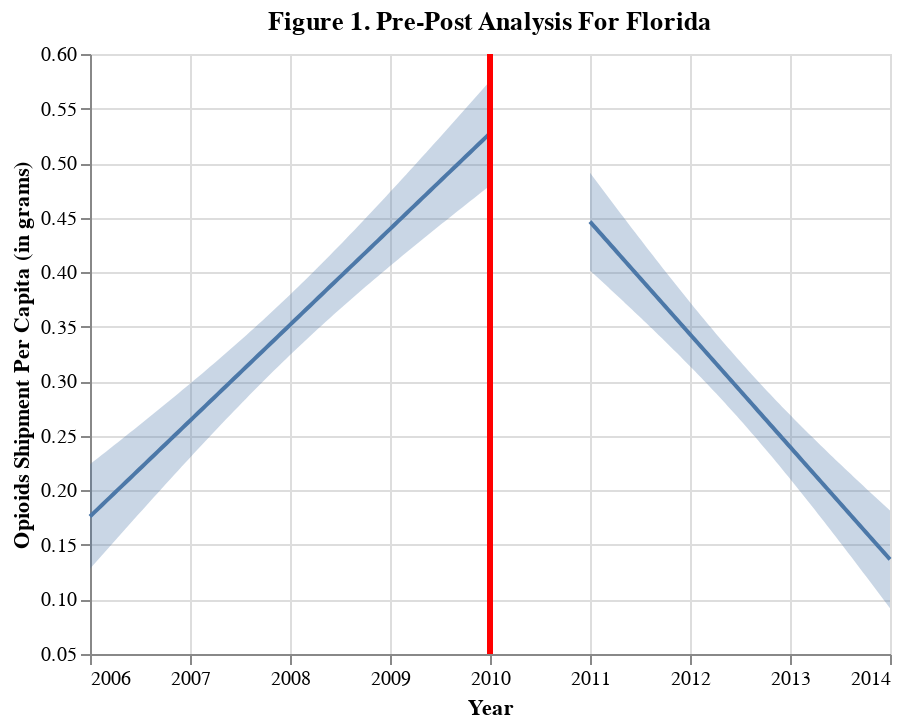

Source (notebook cell):
### Markdown cell above
> pre-post opioids

### Code cell
xvar= "TRANSACTION_YEAR"
yvar="opioid_shipment_population_ratio"
analysis = "Figure 1. Pre-Post Analysis For Florida"
target = "Opioids Shipment Per Capita (in grams)"
fit, chart = pre_post(FL, yvar, xvar, 2010, analysis, target, alpha=0.05)
chart

### Figure 1 — Vega-Lite specification as saved in the notebook (floating-point values rounded to 4 significant figures)
{"config": {"view": {"continuousWidth": 400, "continuousHeight": 300}}, "layer": [{"data": {"name": "data-b6e3d4f98074426e2f1301be8c220c41"}, "mark": "errorband", "encoding": {"x": {"field": "TRANSACTION_YEAR", "type": "quantitative"}, "y": {"axis": {"title": "Opioids Shipment Per Capita (in grams)"}, "field": "ci_low", "type": "quantitative"}, "y2": {"field": "ci_high"}}}, {"data": {"name": "data-08b1e0558818b25b6bd321ff78211321"}, "mark": "errorband", "encoding": {"x": {"field": "TRANSACTION_YEAR", "type": "quantitative"}, "y": {"axis": {"title": "Opioids Shipment Per Capita (in grams)"}, "field": "ci_low", "type": "quantitative"}, "y2": {"field": "ci_high"}}}, {"data": {"name": "data-b6e3d4f98074426e2f1301be8c220c41"}, "mark": "line", "encoding": {"x": {"axis": {"format": "O", "title": "Year"}, "field": "TRANSACTION_YEAR", "type": "quantitative"}, "y": {"field": "opioid_shipment_population_ratio", "scale": {"zero": false}, "type": "quantitative"}}}, {"data": {"name": "data-08b1e0558818b25b6bd321ff78211321"}, "mark": "line", "encoding": {"x": {"axis": {"format": "O", "title": "Year"}, "field": "TRANSACTION_YEAR", "type": "quantitative"}, "y": {"field": "opioid_shipment_population_ratio", "scale": {"zero": false}, "type": "quantitative"}}}, {"data": {"name": "data-c6a99109c809d7b1b46dbbb9b2adf5d2"}, "mark": {"type": "rule", "color": "red", "strokeWidth": 3}, "encoding": {"x": {"field": "x", "type": "quantitative"}}}], "title": "Figure 1. Pre-Post Analysis For Florida", "$schema": "https://vega.github.io/schema/vega-lite/v4.17.0.json", "datasets": {"data-b6e3d4f98074426e2f1301be8c220c41": [{"TRANSACTION_YEAR": 2006.0, "opioid_shipment_population_ratio": 0.176, "ci_low": 0.1281, "ci_high": 0.224}, {"TRANSACTION_YEAR": 2006.0, "opioid_shipment_population_ratio": 0.1795, "ci_low": 0.1323, "ci_high": 0.2268}, {"TRANSACTION_YEAR": 2006.0, "opioid_shipment_population_ratio": 0.1831, "ci_low": 0.1364, "ci_high": 0.2297}, {"TRANSACTION_YEAR": 2006.0, "opioid_shipment_population_ratio": 0.1866, "ci_low": 0.1405, "ci_high": 0.2326}, {"TRANSACTION_YEAR": 2006.0, "opioid_shipment_population_ratio": 0.1901, "ci_low": 0.1447, "ci_high": 0.2355}, {"TRANSACTION_YEAR": 2006.0, "opioid_shipment_population_ratio": 0.1936, "ci_low": 0.1488, "ci_high": 0.2384}, {"TRANSACTION_YEAR": 2006.0, "opioid_shipment_population_ratio": 0.1971, "ci_low": 0.1529, "ci_high": 0.2413}, {"TRANSACTION_YEAR": 2006.0, "opioid_shipment_population_ratio": 0.2006, "ci_low": 0.1571, "ci_high": 0.2442}, {"TRANSACTION_YEAR": 2006.0, "opioid_shipment_population_ratio": 0.2041, "ci_low": 0.1612, "ci_high": 0.2471}, {"TRANSACTION_YEAR": 2006.0, "opioid_shipment_population_ratio": 0.2077, "ci_low": 0.1653, "ci_high": 0.25}, {"TRANSACTION_YEAR": 2006.0, "opioid_shipment_population_ratio": 0.2112, "ci_low": 0.1694, "ci_high": 0.253}, {"TRANSACTION_YEAR": 2006.0, "opioid_shipment_population_ratio": 0.2147, "ci_low": 0.1735, "ci_high": 0.2559}, {"TRANSACTION_YEAR": 2006.0, "opioid_shipment_population_ratio": 0.2182, "ci_low": 0.1776, "ci_high": 0.2588}, {"TRANSACTION_YEAR": 2007.0, "opioid_shipment_population_ratio": 0.2217, "ci_low": 0.1816, "ci_high": 0.2618}, {"TRANSACTION_YEAR": 2007.0, "opioid_shipment_population_ratio": 0.2252, "ci_low": 0.1857, "ci_high": 0.2647}, {"TRANSACTION_YEAR": 2007.0, "opioid_shipment_population_ratio": 0.2287, "ci_low": 0.1898, "ci_high": 0.2677}, {"TRANSACTION_YEAR": 2007.0, "opioid_shipment_population_ratio": 0.2322, "ci_low": 0.1938, "ci_high": 0.2706}, {"TRANSACTION_YEAR": 2007.0, "opioid_shipment_population_ratio": 0.2358, "ci_low": 0.1979, "ci_high": 0.2736}, {"TRANSACTION_YEAR": 2007.0, "opioid_shipment_population_ratio": 0.2393, "ci_low": 0.2019, "ci_high": 0.2766}, {"TRANSACTION_YEAR": 2007.0, "opioid_shipment_population_ratio": 0.2428, "ci_low": 0.206, "ci_high": 0.2796}, {"TRANSACTION_YEAR": 2007.0, "opioid_shipment_population_ratio": 0.2463, "ci_low": 0.21, "ci_high": 0.2826}, {"TRANSACTION_YEAR": 2007.0, "opioid_shipment_population_ratio": 0.2498, "ci_low": 0.214, "ci_high": 0.2856}, {"TRANSACTION_YEAR": 2007.0, "opioid_shipment_population_ratio": 0.2533, "ci_low": 0.218, "ci_high": 0.2886}, {"TRANSACTION_YEAR": 2007.0, "opioid_shipment_population_ratio": 0.2568, "ci_low": 0.222, "ci_high": 0.2917}, {"TRANSACTION_YEAR": 2007.0, "opioid_shipment_population_ratio": 0.2603, "ci_low": 0.226, "ci_high": 0.2947}, {"TRANSACTION_YEAR": 2007.0, "opioid_shipment_population_ratio": 0.2639, "ci_low": 0.23, "ci_high": 0.2978}, {"TRANSACTION_YEAR": 2007.0, "opioid_shipment_population_ratio": 0.2674, "ci_low": 0.2339, "ci_high": 0.3008}, {"TRANSACTION_YEAR": 2007.0, "opioid_shipment_population_ratio": 0.2709, "ci_low": 0.2379, "ci_high": 0.3039}, {"TRANSACTION_YEAR": 2007.0, "opioid_shipment_population_ratio": 0.2744, "ci_low": 0.2418, "ci_high": 0.307}, {"TRANSACTION_YEAR": 2007.0, "opioid_shipment_population_ratio": 0.2779, "ci_low": 0.2457, "ci_high": 0.3101}, {"TRANSACTION_YEAR": 2007.0, "opioid_shipment_population_ratio": 0.2814, "ci_low": 0.2496, "ci_high": 0.3132}, {"TRANSACTION_YEAR": 2007.0, "opioid_shipment_population_ratio": 0.2849, "ci_low": 0.2535, "ci_high": 0.3164}, {"TRANSACTION_YEAR": 2007.0, "opioid_shipment_population_ratio": 0.2885, "ci_low": 0.2574, "ci_high": 0.3195}, {"TRANSACTION_YEAR": 2007.0, "opioid_shipment_population_ratio": 0.292, "ci_low": 0.2613, "ci_high": 0.3227}, {"TRANSACTION_YEAR": 2007.0, "opioid_shipment_population_ratio": 0.2955, "ci_low": 0.2651, "ci_high": 0.3259}, {"TRANSACTION_YEAR": 2007.0, "opioid_shipment_population_ratio": 0.299, "ci_low": 0.2689, "ci_high": 0.3291}, {"TRANSACTION_YEAR": 2007.0, "opioid_shipment_population_ratio": 0.3025, "ci_low": 0.2727, "ci_high": 0.3323}, {"TRANSACTION_YEAR": 2007.0, "opioid_shipment_population_ratio": 0.306, "ci_low": 0.2765, "ci_high": 0.3355}, {"TRANSACTION_YEAR": 2008.0, "opioid_shipment_population_ratio": 0.3095, "ci_low": 0.2803, "ci_high": 0.3388}, {"TRANSACTION_YEAR": 2008.0, "opioid_shipment_population_ratio": 0.313, "ci_low": 0.2841, "ci_high": 0.342}, {"TRANSACTION_YEAR": 2008.0, "opioid_shipment_population_ratio": 0.3166, "ci_low": 0.2878, "ci_high": 0.3453}, {"TRANSACTION_YEAR": 2008.0, "opioid_shipment_population_ratio": 0.3201, "ci_low": 0.2915, "ci_high": 0.3486}, {"TRANSACTION_YEAR": 2008.0, "opioid_shipment_population_ratio": 0.3236, "ci_low": 0.2952, "ci_high": 0.352}, {"TRANSACTION_YEAR": 2008.0, "opioid_shipment_population_ratio": 0.3271, "ci_low": 0.2989, "ci_high": 0.3553}, {"TRANSACTION_YEAR": 2008.0, "opioid_shipment_population_ratio": 0.3306, "ci_low": 0.3025, "ci_high": 0.3587}, {"TRANSACTION_YEAR": 2008.0, "opioid_shipment_population_ratio": 0.3341, "ci_low": 0.3062, "ci_high": 0.3621}, {"TRANSACTION_YEAR": 2008.0, "opioid_shipment_population_ratio": 0.3376, "ci_low": 0.3098, "ci_high": 0.3655}, {"TRANSACTION_YEAR": 2008.0, "opioid_shipment_population_ratio": 0.3411, "ci_low": 0.3134, "ci_high": 0.3689}, {"TRANSACTION_YEAR": 2008.0, "opioid_shipment_population_ratio": 0.3447, "ci_low": 0.3169, "ci_high": 0.3724}, {"TRANSACTION_YEAR": 2008.0, "opioid_shipment_population_ratio": 0.3482, "ci_low": 0.3205, "ci_high": 0.3759}, {"TRANSACTION_YEAR": 2008.0, "opioid_shipment_population_ratio": 0.3517, "ci_low": 0.324, "ci_high": 0.3794}, {"TRANSACTION_YEAR": 2008.0, "opioid_shipment_population_ratio": 0.3552, "ci_low": 0.3275, "ci_high": 0.3829}, {"TRANSACTION_YEAR": 2008.0, "opioid_shipment_population_ratio": 0.3587, "ci_low": 0.331, "ci_high": 0.3864}, {"TRANSACTION_YEAR": 2008.0, "opioid_shipment_population_ratio": 0.3622, "ci_low": 0.3344, "ci_high": 0.39}, {"TRANSACTION_YEAR": 2008.0, "opioid_shipment_population_ratio": 0.3657, "ci_low": 0.3379, "ci_high": 0.3936}, {"TRANSACTION_YEAR": 2008.0, "opioid_shipment_population_ratio": 0.3692, "ci_low": 0.3413, "ci_high": 0.3972}, {"TRANSACTION_YEAR": 2008.0, "opioid_shipment_population_ratio": 0.3728, "ci_low": 0.3447, "ci_high": 0.4008}, {"TRANSACTION_YEAR": 2008.0, "opioid_shipment_population_ratio": 0.3763, "ci_low": 0.3481, "ci_high": 0.4045}, {"TRANSACTION_YEAR": 2008.0, "opioid_shipment_population_ratio": 0.3798, "ci_low": 0.3514, "ci_high": 0.4082}, {"TRANSACTION_YEAR": 2008.0, "opioid_shipment_population_ratio": 0.3833, "ci_low": 0.3547, "ci_high": 0.4119}, {"TRANSACTION_YEAR": 2008.0, "opioid_shipment_population_ratio": 0.3868, "ci_low": 0.3581, "ci_high": 0.4156}, {"TRANSACTION_YEAR": 2008.0, "opioid_shipment_population_ratio": 0.3903, "ci_low": 0.3613, "ci_high": 0.4193}, {"TRANSACTION_YEAR": 2008.0, "opioid_shipment_population_ratio": 0.3938, "ci_low": 0.3646, "ci_high": 0.4231}, {"TRANSACTION_YEAR": 2009.0, "opioid_shipment_population_ratio": 0.3974, "ci_low": 0.3679, "ci_high": 0.4268}, {"TRANSACTION_YEAR": 2009.0, "opioid_shipment_population_ratio": 0.4009, "ci_low": 0.3711, "ci_high": 0.4306}, {"TRANSACTION_YEAR": 2009.0, "opioid_shipment_population_ratio": 0.4044, "ci_low": 0.3743, "ci_high": 0.4344}, {"TRANSACTION_YEAR": 2009.0, "opioid_shipment_population_ratio": 0.4079, "ci_low": 0.3775, "ci_high": 0.4383}, {"TRANSACTION_YEAR": 2009.0, "opioid_shipment_population_ratio": 0.4114, "ci_low": 0.3807, "ci_high": 0.4421}, {"TRANSACTION_YEAR": 2009.0, "opioid_shipment_population_ratio": 0.4149, "ci_low": 0.3839, "ci_high": 0.446}, {"TRANSACTION_YEAR": 2009.0, "opioid_shipment_population_ratio": 0.4184, "ci_low": 0.387, "ci_high": 0.4498}, {"TRANSACTION_YEAR": 2009.0, "opioid_shipment_population_ratio": 0.4219, "ci_low": 0.3901, "ci_high": 0.4537}, {"TRANSACTION_YEAR": 2009.0, "opioid_shipment_population_ratio": 0.4255, "ci_low": 0.3933, "ci_high": 0.4576}, {"TRANSACTION_YEAR": 2009.0, "opioid_shipment_population_ratio": 0.429, "ci_low": 0.3964, "ci_high": 0.4616}, {"TRANSACTION_YEAR": 2009.0, "opioid_shipment_population_ratio": 0.4325, "ci_low": 0.3995, "ci_high": 0.4655}, {"TRANSACTION_YEAR": 2009.0, "opioid_shipment_population_ratio": 0.436, "ci_low": 0.4025, "ci_high": 0.4694}, {"TRANSACTION_YEAR": 2009.0, "opioid_shipment_population_ratio": 0.4395, "ci_low": 0.4056, "ci_high": 0.4734}, {"TRANSACTION_YEAR": 2009.0, "opioid_shipment_population_ratio": 0.443, "ci_low": 0.4087, "ci_high": 0.4774}, {"TRANSACTION_YEAR": 2009.0, "opioid_shipment_population_ratio": 0.4465, "ci_low": 0.4117, "ci_high": 0.4814}, {"TRANSACTION_YEAR": 2009.0, "opioid_shipment_population_ratio": 0.45, "ci_low": 0.4147, "ci_high": 0.4854}, {"TRANSACTION_YEAR": 2009.0, "opioid_shipment_population_ratio": 0.4536, "ci_low": 0.4178, "ci_high": 0.4894}, {"TRANSACTION_YEAR": 2009.0, "opioid_shipment_population_ratio": 0.4571, "ci_low": 0.4208, "ci_high": 0.4934}, {"TRANSACTION_YEAR": 2009.0, "opioid_shipment_population_ratio": 0.4606, "ci_low": 0.4238, "ci_high": 0.4974}, {"TRANSACTION_YEAR": 2009.0, "opioid_shipment_population_ratio": 0.4641, "ci_low": 0.4268, "ci_high": 0.5014}, {"TRANSACTION_YEAR": 2009.0, "opioid_shipment_population_ratio": 0.4676, "ci_low": 0.4298, "ci_high": 0.5055}, {"TRANSACTION_YEAR": 2009.0, "opioid_shipment_population_ratio": 0.4711, "ci_low": 0.4327, "ci_high": 0.5095}, {"TRANSACTION_YEAR": 2009.0, "opioid_shipment_population_ratio": 0.4746, "ci_low": 0.4357, "ci_high": 0.5136}, {"TRANSACTION_YEAR": 2009.0, "opioid_shipment_population_ratio": 0.4781, "ci_low": 0.4387, "ci_high": 0.5176}, {"TRANSACTION_YEAR": 2009.0, "opioid_shipment_population_ratio": 0.4817, "ci_low": 0.4416, "ci_high": 0.5217}, {"TRANSACTION_YEAR": 2010.0, "opioid_shipment_population_ratio": 0.4852, "ci_low": 0.4445, "ci_high": 0.5258}, {"TRANSACTION_YEAR": 2010.0, "opioid_shipment_population_ratio": 0.4887, "ci_low": 0.4475, "ci_high": 0.5299}, {"TRANSACTION_YEAR": 2010.0, "opioid_shipment_population_ratio": 0.4922, "ci_low": 0.4504, "ci_high": 0.534}, {"TRANSACTION_YEAR": 2010.0, "opioid_shipment_population_ratio": 0.4957, "ci_low": 0.4533, "ci_high": 0.5381}, {"TRANSACTION_YEAR": 2010.0, "opioid_shipment_population_ratio": 0.4992, "ci_low": 0.4563, "ci_high": 0.5422}, {"TRANSACTION_YEAR": 2010.0, "opioid_shipment_population_ratio": 0.5027, "ci_low": 0.4592, "ci_high": 0.5463}, {"TRANSACTION_YEAR": 2010.0, "opioid_shipment_population_ratio": 0.5063, "ci_low": 0.4621, "ci_high": 0.5504}, {"TRANSACTION_YEAR": 2010.0, "opioid_shipment_population_ratio": 0.5098, "ci_low": 0.465, "ci_high": 0.5546}, {"TRANSACTION_YEAR": 2010.0, "opioid_shipment_population_ratio": 0.5133, "ci_low": 0.4679, "ci_high": 0.5587}, {"TRANSACTION_YEAR": 2010.0, "opioid_shipment_population_ratio": 0.5168, "ci_low": 0.4708, "ci_high": 0.5628}, {"TRANSACTION_YEAR": 2010.0, "opioid_shipment_population_ratio": 0.5203, "ci_low": 0.4736, "ci_high": 0.567}, {"TRANSACTION_YEAR": 2010.0, "opioid_shipment_population_ratio": 0.5238, "ci_low": 0.4765, "ci_high": 0.5711}, {"TRANSACTION_YEAR": 2010.0, "opioid_shipment_population_ratio": 0.5273, "ci_low": 0.4794, "ci_high": 0.5753}], "data-08b1e0558818b25b6bd321ff78211321": [{"TRANSACTION_YEAR": 2011.0, "opioid_shipment_population_ratio": 0.4463, "ci_low": 0.4015, "ci_high": 0.4911}, {"TRANSACTION_YEAR": 2011.0, "opioid_shipment_population_ratio": 0.4432, "ci_low": 0.399, "ci_high": 0.4874}, {"TRANSACTION_YEAR": 2011.0, "opioid_shipment_population_ratio": 0.4401, "ci_low": 0.3965, "ci_high": 0.4837}, {"TRANSACTION_YEAR": 2011.0, "opioid_shipment_population_ratio": 0.437, "ci_low": 0.3939, "ci_high": 0.4801}, {"TRANSACTION_YEAR": 2011.0, "opioid_shipment_population_ratio": 0.4339, "ci_low": 0.3914, "ci_high": 0.4764}, {"TRANSACTION_YEAR": 2011.0, "opioid_shipment_population_ratio": 0.4308, "ci_low": 0.3889, "ci_high": 0.4728}, {"TRANSACTION_YEAR": 2011.0, "opioid_shipment_population_ratio": 0.4277, "ci_low": 0.3863, "ci_high": 0.4691}, {"TRANSACTION_YEAR": 2011.0, "opioid_shipment_population_ratio": 0.4246, "ci_low": 0.3838, "ci_high": 0.4655}, {"TRANSACTION_YEAR": 2011.0, "opioid_shipment_population_ratio": 0.4215, "ci_low": 0.3812, "ci_high": 0.4618}, {"TRANSACTION_YEAR": 2011.0, "opioid_shipment_population_ratio": 0.4184, "ci_low": 0.3786, "ci_high": 0.4582}, {"TRANSACTION_YEAR": 2011.0, "opioid_shipment_population_ratio": 0.4153, "ci_low": 0.3761, "ci_high": 0.4546}, {"TRANSACTION_YEAR": 2011.0, "opioid_shipment_population_ratio": 0.4122, "ci_low": 0.3735, "ci_high": 0.451}, {"TRANSACTION_YEAR": 2011.0, "opioid_shipment_population_ratio": 0.4091, "ci_low": 0.3709, "ci_high": 0.4474}, {"TRANSACTION_YEAR": 2011.0, "opioid_shipment_population_ratio": 0.406, "ci_low": 0.3683, "ci_high": 0.4437}, {"TRANSACTION_YEAR": 2011.0, "opioid_shipment_population_ratio": 0.4029, "ci_low": 0.3657, "ci_high": 0.4402}, {"TRANSACTION_YEAR": 2011.0, "opioid_shipment_population_ratio": 0.3999, "ci_low": 0.3631, "ci_high": 0.4366}, {"TRANSACTION_YEAR": 2011.0, "opioid_shipment_population_ratio": 0.3968, "ci_low": 0.3605, "ci_high": 0.433}, {"TRANSACTION_YEAR": 2012.0, "opioid_shipment_population_ratio": 0.3937, "ci_low": 0.3579, "ci_high": 0.4294}, {"TRANSACTION_YEAR": 2012.0, "opioid_shipment_population_ratio": 0.3906, "ci_low": 0.3553, "ci_high": 0.4258}, {"TRANSACTION_YEAR": 2012.0, "opioid_shipment_population_ratio": 0.3875, "ci_low": 0.3527, "ci_high": 0.4223}, {"TRANSACTION_YEAR": 2012.0, "opioid_shipment_population_ratio": 0.3844, "ci_low": 0.35, "ci_high": 0.4187}, {"TRANSACTION_YEAR": 2012.0, "opioid_shipment_population_ratio": 0.3813, "ci_low": 0.3474, "ci_high": 0.4152}, {"TRANSACTION_YEAR": 2012.0, "opioid_shipment_population_ratio": 0.3782, "ci_low": 0.3447, "ci_high": 0.4117}, {"TRANSACTION_YEAR": 2012.0, "opioid_shipment_population_ratio": 0.3751, "ci_low": 0.342, "ci_high": 0.4081}, {"TRANSACTION_YEAR": 2012.0, "opioid_shipment_population_ratio": 0.372, "ci_low": 0.3394, "ci_high": 0.4046}, {"TRANSACTION_YEAR": 2012.0, "opioid_shipment_population_ratio": 0.3689, "ci_low": 0.3367, "ci_high": 0.4011}, {"TRANSACTION_YEAR": 2012.0, "opioid_shipment_population_ratio": 0.3658, "ci_low": 0.334, "ci_high": 0.3976}, {"TRANSACTION_YEAR": 2012.0, "opioid_shipment_population_ratio": 0.3627, "ci_low": 0.3313, "ci_high": 0.3941}, {"TRANSACTION_YEAR": 2012.0, "opioid_shipment_population_ratio": 0.3596, "ci_low": 0.3285, "ci_high": 0.3907}, {"TRANSACTION_YEAR": 2012.0, "opioid_shipment_population_ratio": 0.3565, "ci_low": 0.3258, "ci_high": 0.3872}, {"TRANSACTION_YEAR": 2012.0, "opioid_shipment_population_ratio": 0.3534, "ci_low": 0.3231, "ci_high": 0.3838}, {"TRANSACTION_YEAR": 2012.0, "opioid_shipment_population_ratio": 0.3503, "ci_low": 0.3203, "ci_high": 0.3804}, {"TRANSACTION_YEAR": 2012.0, "opioid_shipment_population_ratio": 0.3472, "ci_low": 0.3175, "ci_high": 0.3769}, {"TRANSACTION_YEAR": 2012.0, "opioid_shipment_population_ratio": 0.3441, "ci_low": 0.3147, "ci_high": 0.3735}, {"TRANSACTION_YEAR": 2012.0, "opioid_shipment_population_ratio": 0.341, "ci_low": 0.3119, "ci_high": 0.3702}, {"TRANSACTION_YEAR": 2012.0, "opioid_shipment_population_ratio": 0.3379, "ci_low": 0.3091, "ci_high": 0.3668}, {"TRANSACTION_YEAR": 2012.0, "opioid_shipment_population_ratio": 0.3348, "ci_low": 0.3063, "ci_high": 0.3634}, {"TRANSACTION_YEAR": 2012.0, "opioid_shipment_population_ratio": 0.3318, "ci_low": 0.3034, "ci_high": 0.3601}, {"TRANSACTION_YEAR": 2012.0, "opioid_shipment_population_ratio": 0.3287, "ci_low": 0.3005, "ci_high": 0.3568}, {"TRANSACTION_YEAR": 2012.0, "opioid_shipment_population_ratio": 0.3256, "ci_low": 0.2977, "ci_high": 0.3535}, {"TRANSACTION_YEAR": 2012.0, "opioid_shipment_population_ratio": 0.3225, "ci_low": 0.2948, "ci_high": 0.3502}, {"TRANSACTION_YEAR": 2012.0, "opioid_shipment_population_ratio": 0.3194, "ci_low": 0.2918, "ci_high": 0.3469}, {"TRANSACTION_YEAR": 2012.0, "opioid_shipment_population_ratio": 0.3163, "ci_low": 0.2889, "ci_high": 0.3436}, {"TRANSACTION_YEAR": 2012.0, "opioid_shipment_population_ratio": 0.3132, "ci_low": 0.286, "ci_high": 0.3404}, {"TRANSACTION_YEAR": 2012.0, "opioid_shipment_population_ratio": 0.3101, "ci_low": 0.283, "ci_high": 0.3372}, {"TRANSACTION_YEAR": 2012.0, "opioid_shipment_population_ratio": 0.307, "ci_low": 0.28, "ci_high": 0.334}, {"TRANSACTION_YEAR": 2012.0, "opioid_shipment_population_ratio": 0.3039, "ci_low": 0.277, "ci_high": 0.3308}, {"TRANSACTION_YEAR": 2012.0, "opioid_shipment_population_ratio": 0.3008, "ci_low": 0.274, "ci_high": 0.3276}, {"TRANSACTION_YEAR": 2012.0, "opioid_shipment_population_ratio": 0.2977, "ci_low": 0.2709, "ci_high": 0.3245}, {"TRANSACTION_YEAR": 2012.0, "opioid_shipment_population_ratio": 0.2946, "ci_low": 0.2678, "ci_high": 0.3214}, {"TRANSACTION_YEAR": 2012.0, "opioid_shipment_population_ratio": 0.2915, "ci_low": 0.2648, "ci_high": 0.3183}, {"TRANSACTION_YEAR": 2013.0, "opioid_shipment_population_ratio": 0.2884, "ci_low": 0.2616, "ci_high": 0.3152}, {"TRANSACTION_YEAR": 2013.0, "opioid_shipment_population_ratio": 0.2853, "ci_low": 0.2585, "ci_high": 0.3121}, {"TRANSACTION_YEAR": 2013.0, "opioid_shipment_population_ratio": 0.2822, "ci_low": 0.2554, "ci_high": 0.3091}, {"TRANSACTION_YEAR": 2013.0, "opioid_shipment_population_ratio": 0.2791, "ci_low": 0.2522, "ci_high": 0.306}, {"TRANSACTION_YEAR": 2013.0, "opioid_shipment_population_ratio": 0.276, "ci_low": 0.249, "ci_high": 0.303}, {"TRANSACTION_YEAR": 2013.0, "opioid_shipment_population_ratio": 0.2729, "ci_low": 0.2458, "ci_high": 0.3}, {"TRANSACTION_YEAR": 2013.0, "opioid_shipment_population_ratio": 0.2698, "ci_low": 0.2426, "ci_high": 0.2971}, {"TRANSACTION_YEAR": 2013.0, "opioid_shipment_population_ratio": 0.2667, "ci_low": 0.2394, "ci_high": 0.2941}, {"TRANSACTION_YEAR": 2013.0, "opioid_shipment_population_ratio": 0.2636, "ci_low": 0.2361, "ci_high": 0.2912}, {"TRANSACTION_YEAR": 2013.0, "opioid_shipment_population_ratio": 0.2606, "ci_low": 0.2328, "ci_high": 0.2883}, {"TRANSACTION_YEAR": 2013.0, "opioid_shipment_population_ratio": 0.2575, "ci_low": 0.2296, "ci_high": 0.2854}, {"TRANSACTION_YEAR": 2013.0, "opioid_shipment_population_ratio": 0.2544, "ci_low": 0.2263, "ci_high": 0.2825}, {"TRANSACTION_YEAR": 2013.0, "opioid_shipment_population_ratio": 0.2513, "ci_low": 0.2229, "ci_high": 0.2796}, {"TRANSACTION_YEAR": 2013.0, "opioid_shipment_population_ratio": 0.2482, "ci_low": 0.2196, "ci_high": 0.2767}, {"TRANSACTION_YEAR": 2013.0, "opioid_shipment_population_ratio": 0.2451, "ci_low": 0.2162, "ci_high": 0.2739}, {"TRANSACTION_YEAR": 2013.0, "opioid_shipment_population_ratio": 0.242, "ci_low": 0.2129, "ci_high": 0.2711}, {"TRANSACTION_YEAR": 2013.0, "opioid_shipment_population_ratio": 0.2389, "ci_low": 0.2095, "ci_high": 0.2683}, {"TRANSACTION_YEAR": 2013.0, "opioid_shipment_population_ratio": 0.2358, "ci_low": 0.2061, "ci_high": 0.2655}, {"TRANSACTION_YEAR": 2013.0, "opioid_shipment_population_ratio": 0.2327, "ci_low": 0.2027, "ci_high": 0.2627}, {"TRANSACTION_YEAR": 2013.0, "opioid_shipment_population_ratio": 0.2296, "ci_low": 0.1992, "ci_high": 0.26}, {"TRANSACTION_YEAR": 2013.0, "opioid_shipment_population_ratio": 0.2265, "ci_low": 0.1958, "ci_high": 0.2572}, {"TRANSACTION_YEAR": 2013.0, "opioid_shipment_population_ratio": 0.2234, "ci_low": 0.1923, "ci_high": 0.2545}, {"TRANSACTION_YEAR": 2013.0, "opioid_shipment_population_ratio": 0.2203, "ci_low": 0.1889, "ci_high": 0.2517}, {"TRANSACTION_YEAR": 2013.0, "opioid_shipment_population_ratio": 0.2172, "ci_low": 0.1854, "ci_high": 0.249}, {"TRANSACTION_YEAR": 2013.0, "opioid_shipment_population_ratio": 0.2141, "ci_low": 0.1819, "ci_high": 0.2463}, {"TRANSACTION_YEAR": 2013.0, "opioid_shipment_population_ratio": 0.211, "ci_low": 0.1784, "ci_high": 0.2436}, {"TRANSACTION_YEAR": 2013.0, "opioid_shipment_population_ratio": 0.2079, "ci_low": 0.1749, "ci_high": 0.241}, {"TRANSACTION_YEAR": 2013.0, "opioid_shipment_population_ratio": 0.2048, "ci_low": 0.1714, "ci_high": 0.2383}, {"TRANSACTION_YEAR": 2013.0, "opioid_shipment_population_ratio": 0.2017, "ci_low": 0.1678, "ci_high": 0.2356}, {"TRANSACTION_YEAR": 2013.0, "opioid_shipment_population_ratio": 0.1986, "ci_low": 0.1643, "ci_high": 0.233}, {"TRANSACTION_YEAR": 2013.0, "opioid_shipment_population_ratio": 0.1955, "ci_low": 0.1607, "ci_high": 0.2303}, {"TRANSACTION_YEAR": 2013.0, "opioid_shipment_population_ratio": 0.1924, "ci_low": 0.1572, "ci_high": 0.2277}, {"TRANSACTION_YEAR": 2013.0, "opioid_shipment_population_ratio": 0.1894, "ci_low": 0.1536, "ci_high": 0.2251}, {"TRANSACTION_YEAR": 2014.0, "opioid_shipment_population_ratio": 0.1863, "ci_low": 0.15, "ci_high": 0.2225}, {"TRANSACTION_YEAR": 2014.0, "opioid_shipment_population_ratio": 0.1832, "ci_low": 0.1465, "ci_high": 0.2199}, {"TRANSACTION_YEAR": 2014.0, "opioid_shipment_population_ratio": 0.1801, "ci_low": 0.1429, "ci_high": 0.2173}, {"TRANSACTION_YEAR": 2014.0, "opioid_shipment_population_ratio": 0.177, "ci_low": 0.1393, "ci_high": 0.2147}, {"TRANSACTION_YEAR": 2014.0, "opioid_shipment_population_ratio": 0.1739, "ci_low": 0.1357, "ci_high": 0.2121}, {"TRANSACTION_YEAR": 2014.0, "opioid_shipment_population_ratio": 0.1708, "ci_low": 0.132, "ci_high": 0.2095}, {"TRANSACTION_YEAR": 2014.0, "opioid_shipment_population_ratio": 0.1677, "ci_low": 0.1284, "ci_high": 0.2069}, {"TRANSACTION_YEAR": 2014.0, "opioid_shipment_population_ratio": 0.1646, "ci_low": 0.1248, "ci_high": 0.2044}, {"TRANSACTION_YEAR": 2014.0, "opioid_shipment_population_ratio": 0.1615, "ci_low": 0.1212, "ci_high": 0.2018}, {"TRANSACTION_YEAR": 2014.0, "opioid_shipment_population_ratio": 0.1584, "ci_low": 0.1175, "ci_high": 0.1992}, {"TRANSACTION_YEAR": 2014.0, "opioid_shipment_population_ratio": 0.1553, "ci_low": 0.1139, "ci_high": 0.1967}, {"TRANSACTION_YEAR": 2014.0, "opioid_shipment_population_ratio": 0.1522, "ci_low": 0.1103, "ci_high": 0.1942}, {"TRANSACTION_YEAR": 2014.0, "opioid_shipment_population_ratio": 0.1491, "ci_low": 0.1066, "ci_high": 0.1916}, {"TRANSACTION_YEAR": 2014.0, "opioid_shipment_population_ratio": 0.146, "ci_low": 0.1029, "ci_high": 0.1891}, {"TRANSACTION_YEAR": 2014.0, "opioid_shipment_population_ratio": 0.1429, "ci_low": 0.09929, "ci_high": 0.1865}, {"TRANSACTION_YEAR": 2014.0, "opioid_shipment_population_ratio": 0.1398, "ci_low": 0.09562, "ci_high": 0.184}, {"TRANSACTION_YEAR": 2014.0, "opioid_shipment_population_ratio": 0.1367, "ci_low": 0.09195, "ci_high": 0.1815}], "data-c6a99109c809d7b1b46dbbb9b2adf5d2": [{"x": 2010}]}}
